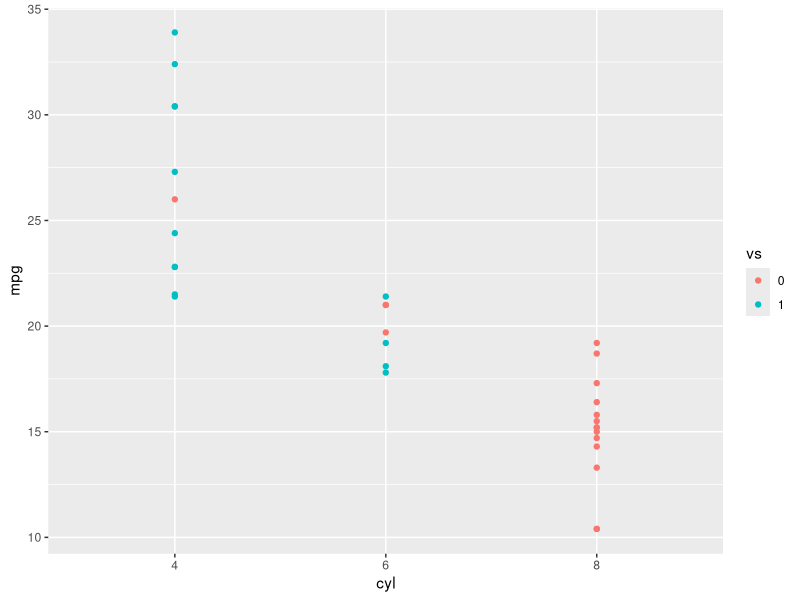
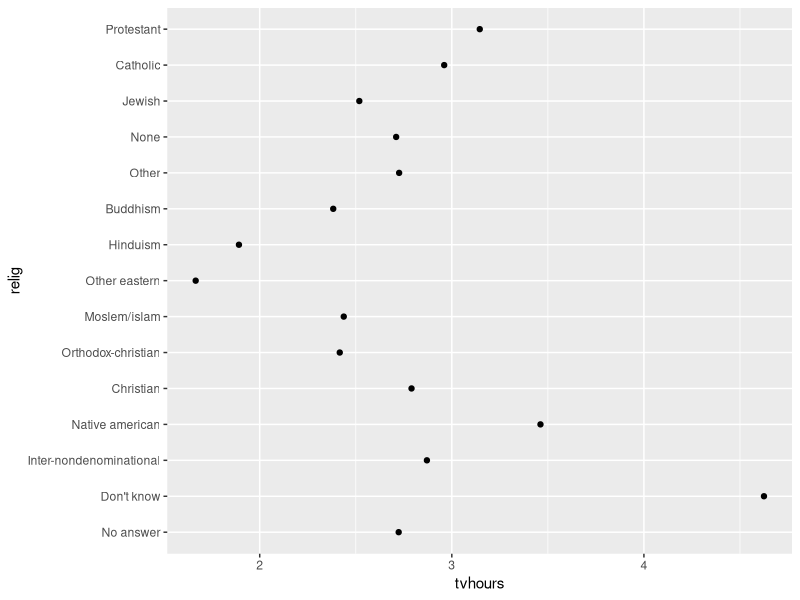
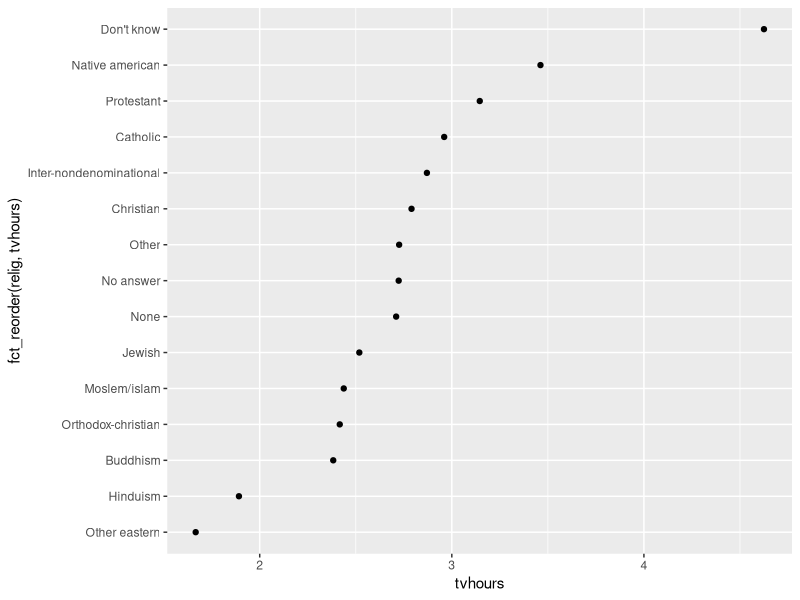

Generate these figures, in order, with R: (Note: this script raises an error after producing the figures.)
library(tidyverse)

str(mtcars)

mymtcars <- mtcars %>%
  mutate(vs = as.factor(vs), 
         cyl = as.factor(cyl))
str(mymtcars)

ggplot(data = mymtcars, aes(x = cyl, y = mpg, color = vs)) +
  geom_point()

str(gss_cat)
gss_cat %>%
  count(race)

relig_summary <- gss_cat %>%
  group_by(relig) %>%
  summarise(
    tvhours = mean(tvhours, na.rm = TRUE),
    n = n()
  )

ggplot(relig_summary, aes(tvhours, relig)) + geom_point()

ggplot(relig_summary, aes(tvhours, fct_reorder(relig, tvhours))) +
  geom_point()


mympg %>%
  mutate(class = as.factor(fct_reorder(class, hwy))) %>%
  ggplot(aes(x = class, y = hwy, fill = class)) +
  geom_boxplot() +
  xlab("") +
  theme(legend.position = "none")
  
mpg %>%
  mutate(class = fct_collapse(class,
                                mini = "2seater",
                                light = "subcompact",
                                compact = "compact",
                                medium = "midsize",
                                SUV = "suv",
                                "Pickup trucks and Vans" = c("pickup", "minivan")
  )) %>%
  count(class)
